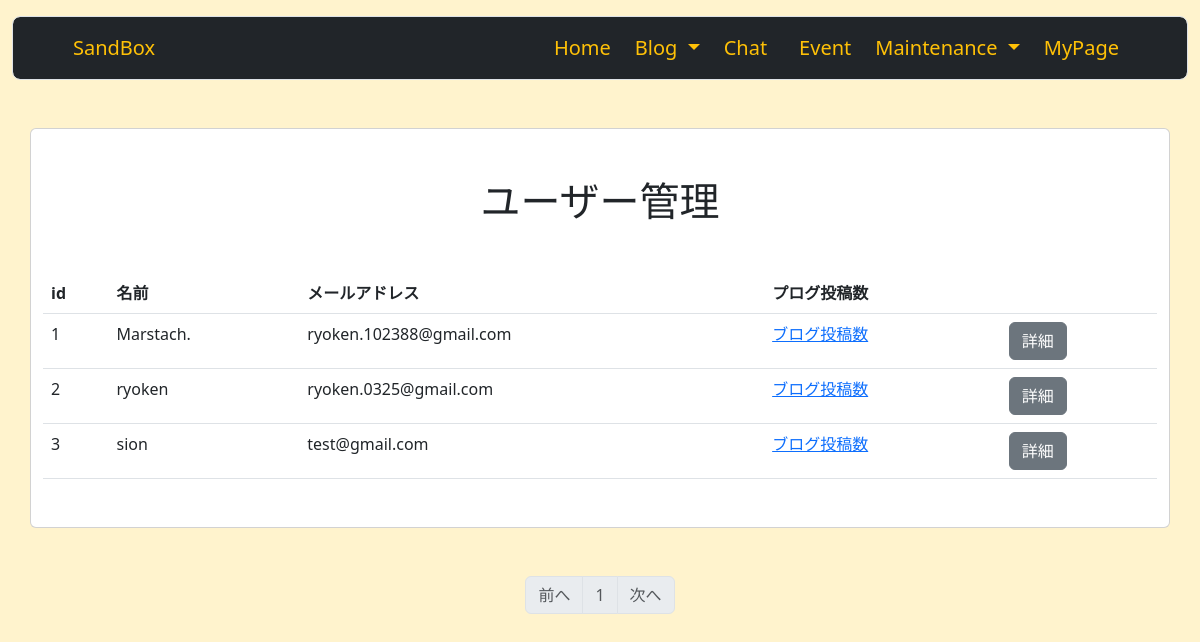
The app's page /user_maintenance (signed in), older data.
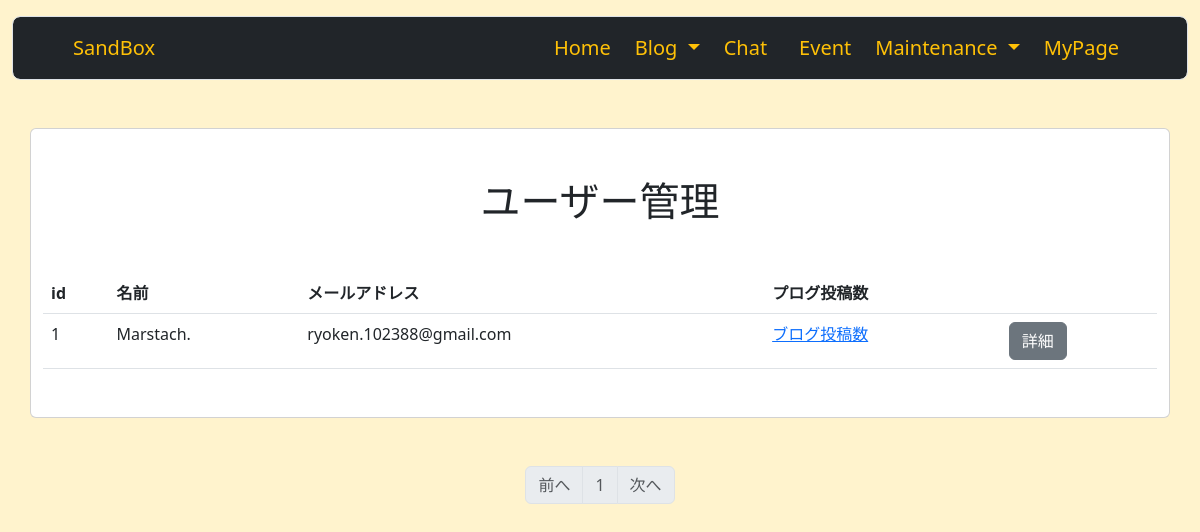
The same page, newer data.
### sandbox_system/models.py (models this page shows, shortened)
class User(db.Model, UserMixin):
    __tablename__ = 'users'
    id = db.Column(db.Integer, primary_key=True)
    email = db.Column(db.String(64), unique=True, index=True)
    username = db.Column(db.String(64), unique=True, index=True)
    password_hash = db.Column(db.String(128))
    administrator = db.Column(db.String(1))
    blog = db.relationship('Blog', backref = 'author', lazy = 'dynamic')
    @property
    def password(self):
        raise AttributeError('password is not a readable attribute')
    def is_administrator(self):
        if self.administrator == '1':
            return 1
        else:
            return 0

### sandbox_system/users/view.py (the view)
@users.route('/user_maintenance')
@login_required
def user_maintenance():
    if not current_user.is_administrator():
        abort(403)
    page = request.args.get('page', 1, type=int)
    users = User.query.order_by(User.id).paginate(page=page, per_page=10)
    return render_template('maintenance/user_maintenance.html', users=users)

### sandbox_system/__init__.py (called while the page is built)
@event.listens_for(Engine, "connect")
def set_sqlite_pragma(dbapi_connection, connection_record):
    cursor = dbapi_connection.cursor()
    cursor.execute("PRAGMA foreign_keys=ON")
    cursor.close()

### sandbox_system/models.py (called while the page is built)
@login_manager.user_loader
def load_user(user_id):
    return User.query.get(user_id)

### sandbox_system/templates/maintenance/user_maintenance.html
{% extends 'base.html' %}
{% block content %}
<div class="container">
    <div class="row">
        <div class="card">
            <h1 class="text-center my-5">ユーザー管理</h1>
            <table class="table mb-5">
                <thead>
                <tr>
                    <th>id</th>
                    <th>名前</th>
                    <th>メールアドレス</th>
                    <th>プログ投稿数</th>
                    <th></th>
                </tr>
                </thead>
                {% for user in users.items %}
                <tbody>
                <tr>
                    <td>{{ user.id }}</td>
                    <td>{{ user.username }}</td>
                    <td>{{ user.email }}</td>
                    <td><a href="#">ブログ投稿数</a></td>
                    <td><a href="{{ url_for('blogs.user_blog', user_id=user.id) }}" class="btn btn-secondary">詳細</a></td>
                </tr>
                </tbody>
                {% endfor %}
            </table>
        </div>
    </div>
</div>
<nav class="my-5" aria-label="Page navigation">
    <ul class="pagination justify-content-center">
        <li {% if users.has_prev %} class="page-item" {%else%} class="page-item disabled" {% endif %}><a class="page-link" href="{% if users.has_prev %}{{ url_for('users.user_maintenance', page=users.prev_num) }}{% else %}#{% endif %}">前へ</a></li>
{% for page_num in users.iter_pages(left_edge=1, right_edge=1, left_current=1, right_current=2) %}
    {% if page_num %}
        {% if users.page == page_num %}
            <li class="page-item disabled"><a class="page-link" href="#">{{ page_num }}</a></li>
        {% else %}
            <li class="page-item"><a class="page-link" href="{{ url_for('users.user_maintenance', page=page_num) }}">{{ page_num }}</a></li>
        {% endif %}
    {% else %}
        <li class="page-item disabled"><a class="page-link" href="#">&hellip;</a></li>
    {% endif %}
{% endfor %}
    <li {% if users.has_next %} class="page-item" {% else %} class="page-item disabled" {% endif %}><a class="page-link" href="{% if users.has_next %}{{ url_for('users.user_maintenance',page=users.next_num) }}{% else %}#{% endif %}">次へ</a></li>
    </ul>
</nav>
{% endblock %}

### sandbox_system/templates/base.html (shortened to what this page needs)
<!DOCTYPE html>
<html lang="en" class="bg-warning-subtle">
<head>
    <link href="https://cdn.jsdelivr.net/npm/bootstrap@5.3.0/dist/css/bootstrap.min.css" rel="stylesheet">
</head>
<body>
    <div class="bg-warning-subtle">
        <div class="position-sticky" style="top: 1rem;">
            <header class="mb-5">
                <div class="container-fluid">
                    <nav class="navbar navbar-expand-lg bg-dark form-control form-control-lg mt-3">
                        <div class="container-fluid">
                            <a class="navbar-brand ms-5 text-warning" href="{{ url_for('users.index') }}">SandBox</a>
                            <div class="collapse navbar-collapse" id="navbarNavDropdown">
                                <ul class="navbar-nav ms-auto">
                                <li class="nav-item">
                                    <a class="nav-link active text-warning mx-2" aria-current="page" href="{{ url_for('users.index') }}">Home</a>
                                </li>
                                <li class="nav-item dropdown">
                                    <a class="nav-link dropdown-toggle text-warning" role="button" data-bs-toggle="dropdown" aria-expanded="false">
                                    Blog
                                    </a>
                                </li>
                                <li class="nav-item">
                                    <a class="nav-link text-warning mx-2" href="{{ url_for('chats.chat_index') }}">Chat</a>
                                </li>
                                <li class="nav-item">
                                    <a class="nav-link text-warning mx-2" href="#">Event</a>
                                </li>
                                {% if current_user.is_authenticated %}
                                    {% if current_user.is_administrator() %}
                                        <li class="nav-item dropdown">
                                            <a class="nav-link dropdown-toggle text-warning" role="button" data-bs-toggle="dropdown" aria-expanded="false">
                                            Maintenance
                                            </a>
                                        </li>
                                    {% else %}
                                        <li>
                                            <a class="nav-link active text-warning mx-2" aria-current="page" href="#">User</a>
                                        </li>
                                    {% endif %}
                                {% endif %}
                                {% if current_user.is_authenticated %}
                                    <li class="nav-item">
                                        <a class="nav-link text-warning mx-2 me-5" href="{{ url_for('users.my_page') }}">MyPage</a>
                                    </li>
                                {% else %}
                                    <li class="nav-item">
                                        <a class="nav-link text-warning mx-2 me-5" href="{{ url_for('users.login') }}">Login</a>
                                    </li>
                                {% endif %}
                                </ul>
                            </div>
                        </div>
                    </nav>
                </div>
            </header>
        </div>
        {% from '_formhelper.html' import render_field %}
        {% block content %}
        {% endblock %}
    </div>
</body>
</html>

Row changes from the older to the newer data that the page shows:
removed User: id "2", username "ryoken", email "ryoken.0325@gmail.com"
removed User: id "3", username "sion", email "test@gmail.com"
